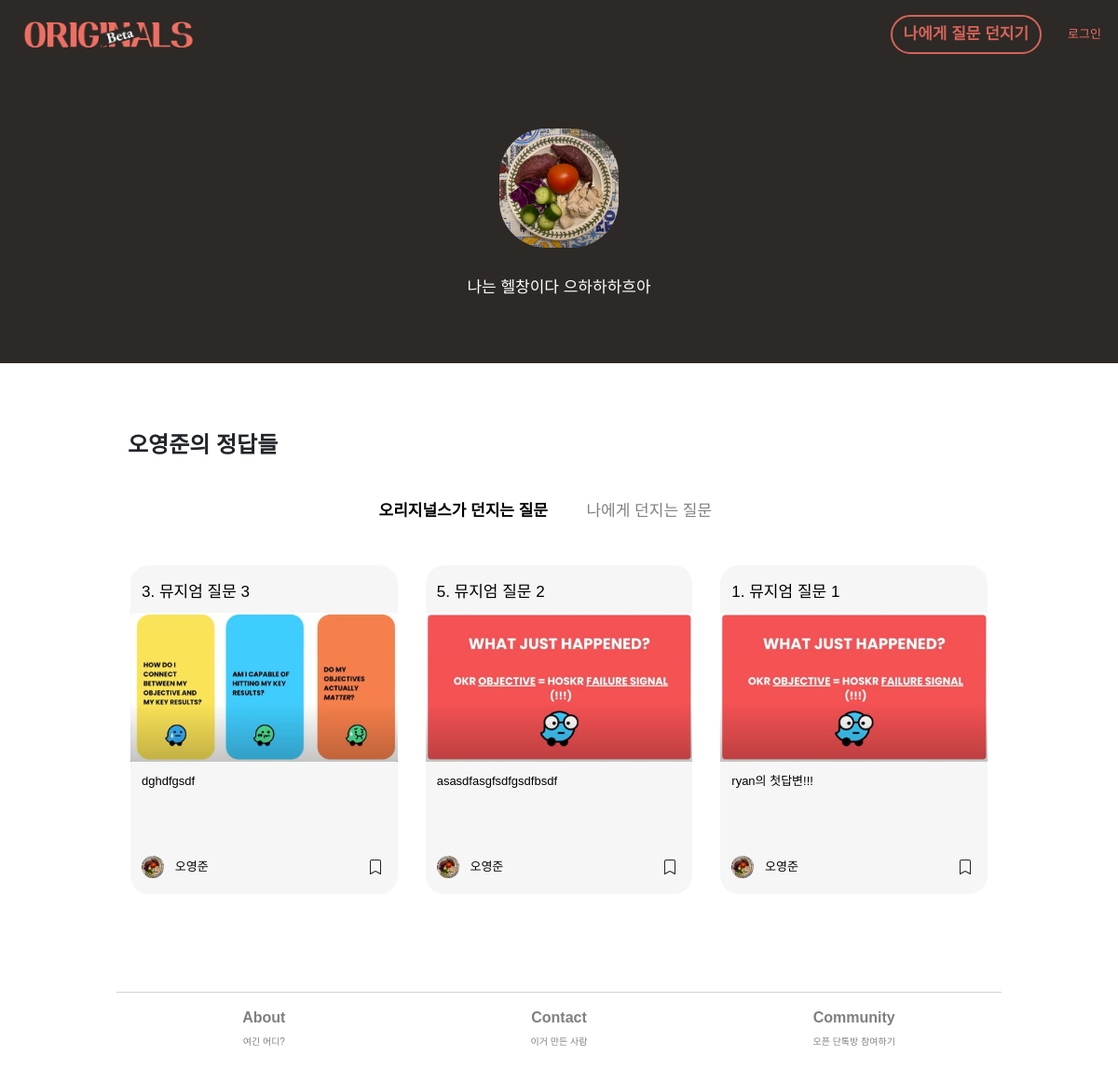
Before: /profile/ryan with the older database file.
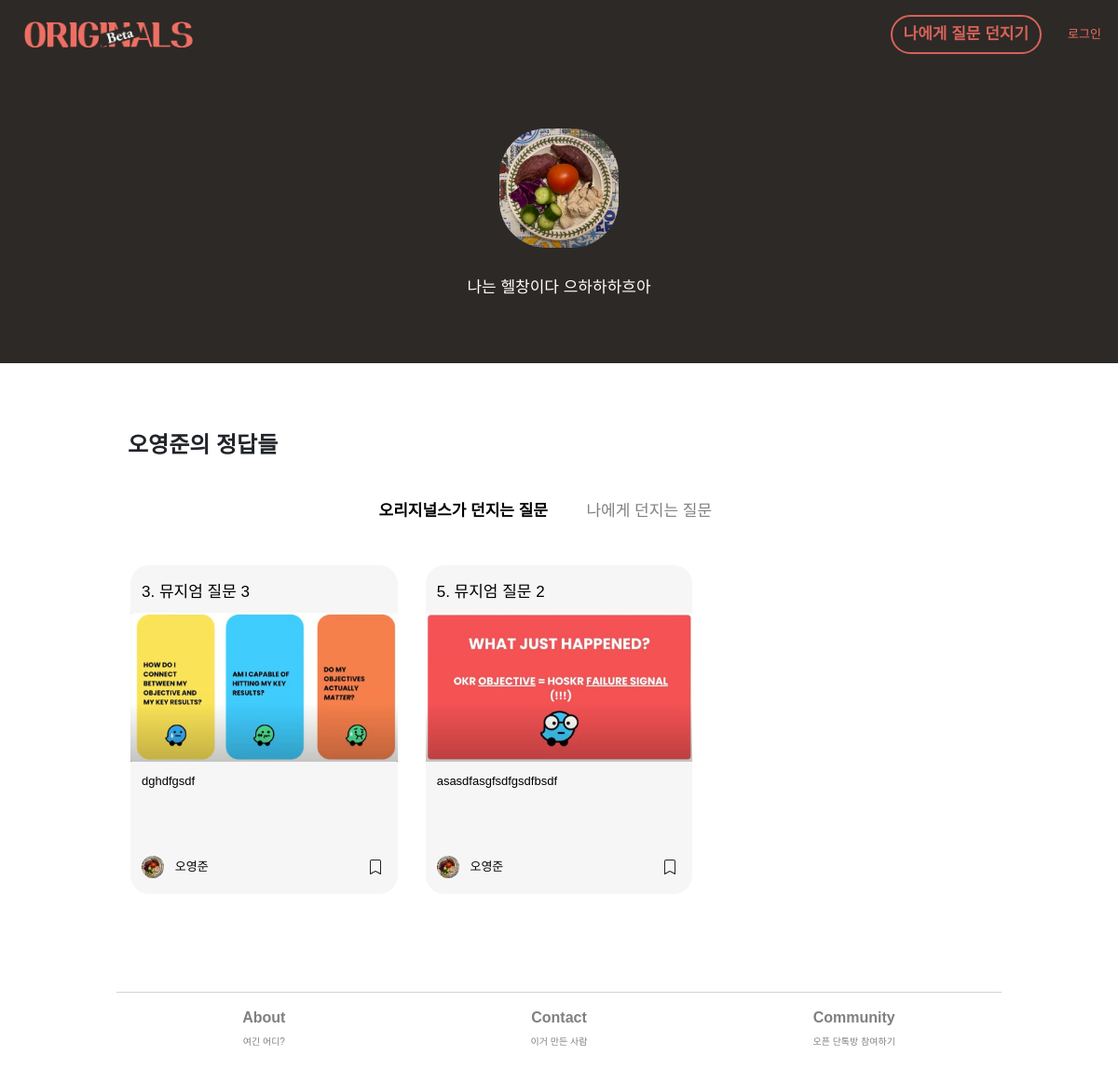
After: the same page with the newer database file.
### main/models.py (models this page shows, shortened)
class AnswersForFromUs(models.Model):
    objects = models.Manager()
    type = models.CharField(max_length=10, default='us', blank=True)
    question_id = models.ForeignKey(QuestionsFromUs, on_delete=models.CASCADE, related_name='answerforfromus', null=False, default=None)
    author_id = models.ForeignKey(User, on_delete=models.CASCADE, related_name='answerforfromus', null=False)
    body = models.CharField(max_length=10000, blank=True) # 답변을 하지 않고 저장하는 경우--null=True 필요없나?
    image = models.ImageField(null=True, blank=True, upload_to='answer_img')
    created_at = models.DateField(auto_now_add=False)
    updated_at = models.DateField(auto_now_add=True)
    created_at_time = models.DateTimeField(auto_now_add=True, null=True, blank=True)
    is_shared = models.BooleanField(default=True)
    on_magazine = models.BooleanField(default=False)

class QuestionsFromUs(models.Model):
    objects = models.Manager()
    question_no = models.IntegerField(null=True)
    title = models.CharField(max_length = 100, blank=False)
    body = models.TextField(blank=True)
    image = models.ImageField(null=True, blank=True, upload_to="question_img")
    is_nudge = models.BooleanField(default=False)
    created_at = models.DateField(auto_now_add=True)

### member/models.py (models this page shows, shortened)
class UserInfo(models.Model):
    objects = models.Manager()
    this_user = models.OneToOneField(User, on_delete=models.CASCADE, related_name = 'userinfo', null=True, default=None) ## UserInfo가 생성될 때마다 user에게 link된다.
    real_name = models.CharField(max_length=20, blank=True, default="내 이름")
    profile_image = models.ImageField(null=True, upload_to="profile_images", default="default_psa.jpg")
    self_intro = models.CharField(max_length=140, blank=True, default="나에 대한 간단한 소개")
    slug = models.SlugField(max_length=100, allow_unicode=True, null=False, blank=False)
    persona_type = models.CharField(max_length=50, null=False)
    is_editor = models.BooleanField(default=False)
    saved_answers = models.ForeignKey(AnswersForFromUs, on_delete=models.CASCADE, related_name = 'userinfo', null=True, default=None)

### main/views.py (the view)
# urls.py: path('profile/<str:username>', views.profile, name='others-profile'),
def profile(request, username):
    navbar_context = navbar(request)
    from_profile_page = 'True'
    profile_owner = User.objects.get(username=username)
    if profile_owner == request.user:
        owner_info = UserInfo.objects.get(this_user=request.user)
        owner_ans_us = AnswersForFromUs.objects.filter(author_id=request.user).order_by('-created_at_time')
        if not owner_ans_us:
            owner_ans_us = 'None'
        else:
            pass
        owner_ans_self = AnswersForFromSelf.objects.filter(author_id=request.user).order_by('-created_at_time')
        if not owner_ans_self:
            owner_ans_self = "None"
        else:
            pass
        is_owner = 'True'
        us_saved_by_user = SavedAnswers.objects.filter(bookmarker=request.user, ans_type='us').values_list('ans_us_ref', flat=True)
        list__us_saved_by_user = list(us_saved_by_user)
        if not us_saved_by_user:
            list__us_bookmarked = "None"
        else:
            list__us_bookmarked = []
            for i in list__us_saved_by_user:
                new = AnswersForFromUs.objects.get(id=i)
                list__us_bookmarked.append(new)
        self_saved_by_user = SavedAnswers.objects.filter(bookmarker=request.user, ans_type='self').values_list('ans_self_ref', flat=True)
        list__self_saved_by_user = list(self_saved_by_user)
        if not self_saved_by_user:
            list__self_bookmarked = "None"
        else:
            list__self_bookmarked = []
            for i in list__self_saved_by_user:
                new = AnswersForFromSelf.objects.get(id=i)
                list__self_bookmarked.append(new)
        pre_context = {
            'current_user' : request.user,
            'owner_info' : owner_info,
            'owner_ans_us' : owner_ans_us,
            'owner_ans_self' : owner_ans_self,
            'is_owner' : is_owner,
            'list__us_bookmarked' : list__us_bookmarked,
            'list__self_bookmarked' : list__self_bookmarked,
            'list__us_saved_by_user' : list__us_saved_by_user,
            'list__self_saved_by_user' : list__self_saved_by_user,
            'from_profile_page' : from_profile_page,
        }
        context = {**pre_context, **navbar_context}
        return render(request, 'main/profile.html', context)
    else:
        is_owner = 'False'
        owner_ans_us = AnswersForFromUs.objects.filter(author_id=profile_owner, is_shared=True).order_by('-created_at_time')
        owner_ans_self = AnswersForFromSelf.objects.filter(author_id=profile_owner, is_shared=True).order_by('-created_at_time')
        if request.user.is_authenticated:
            us_saved_by_user = SavedAnswers.objects.filter(bookmarker=request.user, ans_type='us').values_list('ans_us_ref', flat=True)
            self_saved_by_user = SavedAnswers.objects.filter(bookmarker=request.user, ans_type='self').values_list('ans_self_ref', flat=True)
            list__us_saved_by_user = list(us_saved_by_user)
            list__self_saved_by_user = list(self_saved_by_user)
            pre_context = {
                'owner_info' : profile_owner.userinfo,
                'owner_ans_us' : owner_ans_us,
                'owner_ans_self' : owner_ans_self,
                'list__us_saved_by_user' : list__us_saved_by_user,
                'list__self_saved_by_user' : list__self_saved_by_user,
                'is_owner' : is_owner,
                'from_profile_page' : from_profile_page,
            }
        else:
            pre_context = {
                'owner_info' : profile_owner.userinfo,
                'owner_ans_us' : owner_ans_us,
                'owner_ans_self' : owner_ans_self,
                'is_owner' : is_owner,
                'from_profile_page' : from_profile_page,
            }
        context = {**pre_context, **navbar_context}
        return render(request, 'main/profile.html', context)

### main/views.py (called while the page is built)
def navbar(request):
    if request.user.is_authenticated:
        navbar_this_user = request.user
        try:
            navbar_this_userinfo = UserInfo.objects.get(this_user=navbar_this_user)
            navbar_authenticated = 'True'
            navbar_context = {
                'navbar_authenticated' : navbar_authenticated,
                'navbar_this_user' : navbar_this_user.username,
                'navbar_this_userinfo' : navbar_this_userinfo,
            }
        except ObjectDoesNotExist:
            navbar_authenticated = 'False'
            navbar_context = {
                navbar_authenticated : navbar_authenticated,
                'navbar_this_user' : navbar_this_user.username,
            }
    else:
        navbar_authenticated = 'False'
        navbar_context = {
            'navbar_authenticated' : navbar_authenticated,
        }
    return navbar_context

### main/templates/main/profile.html (shortened to what the changed rows need)
{% extends 'main/base.html' %}
{% block content %}
<div class="row" id='my-answers'>
    <div class="col">
        <div class="row ans-orig fade-in" id='' style='display:flex;'>
            {% if owner_ans_us == 'None' %}
            <div class="row-h-40"></div>
            <div class="col-12 text-center text-s">지금 나의 첫 정답을 기록해봐요.</div>
            <div class="col-12 text-center">
                <button class="btn btn-primary" onclick="location.href='/question-from-originals'">오늘의 질문 받기</button>
            </div>
            {% else %}
            {% for u in owner_ans_us %}
            <div class="col-12 col-md-4">
                <div class="row align-middle">
                    <div class="card card-body grid-card col">
                        <a href="/originals-answer/{{u.id}}" id="my-click-id-{{u.id}}" onclick="TrackClicksUs(id)">
                            <div class="row">
                                <div class="col">
                                    <div class="text-m">
                                        {{u.question_id.question_no}}. {{u.question_id.title}}
                                    </div>
                                </div>
                            </div>
                            <div class="row list-img-container-row">
                                <div class="col list-img-container-col">
                                    <img class='question-img-list' src="{{u.image.url}}" alt="none">
                                </div>
                            </div>
                            <div class="row">
                                <div class="col">
                                    <p class='text-s link textbunch truncate'>{{u.body}}</p>
                                </div>
                            </div>
                        </a>
                        <div class="row">
                            <div class="col-2 my-auto text-center">
                                <a href='/profile/{{u.author_id.username}}'><img class='profile-img-list' src="{{u.author_id.userinfo.profile_image.url}}" alt="none"></a>
                            </div>
                            <div class="col-8 my-auto left col-wo-padding-left">
                                <div class='text-s'><a href='/profile/{{u.author_id.username}}'>{{u.author_id.userinfo.real_name}}</a></div>
                            </div>
                            <div class="col-2 my-auto text-center">
                                {% if u.id in list__us_saved_by_user %}
                                <div class='bookmark-orig' id='us-ans-id-{{u.id}}' onclick="BookmarkUs(id)">
                                    <svg class="bookmark-icon bi bi-bookmark-fill"  xmlns="http://www.w3.org/2000/svg" width="16" height="16" fill="currentColor" viewBox="0 0 16 16">
                                        <path d="M2 2v13.5a.5.5 0 0 0 .74.439L8 13.069l5.26 2.87A.5.5 0 0 0 14 15.5V2a2 2 0 0 0-2-2H4a2 2 0 0 0-2 2z"/>
                                        </svg>
                                </div>
                                {% else %}
                                <div class='bookmark-orig' id='us-ans-id-{{u.id}}' onclick="BookmarkUs(id)">
                                </div>
                                {% endif %}
                            </div>
                        </div>
                    </div>
                </div>
            </div>
            {% endfor %}
            {% endif %}
        </div>
    </div>
</div>
{% endblock %}

Changed rows visible on the page:
no longer on this page (row edited): AnswersForFromUs: question_id.question_no "1", question_id "뮤지엄 질문 1", image (picture), body "ryan의 첫답변!!!", author_id.userinfo.profile_image (picture), author_id.userinfo.real_name "오영준"
